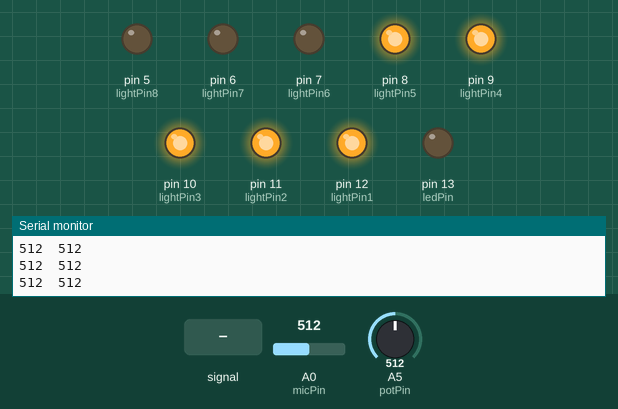
Simulated run of this sketch. Board: Arduino Uno, built with avr-gcc and run on an emulated ATmega328P. On the bench: output pins drawn as LEDs (lit = HIGH), the last lines printed to the serial monitor. Dashed ring = blinking. The test bench sets the inputs (shaded band); at power-on: A0 (micPin) = 512, A5 (potPin) = 512.

Above: at 1.2 s.
1.3 s: A0 (micPin) fed a 200 Hz sine of ±81 counts around its level
At 2.0 s:
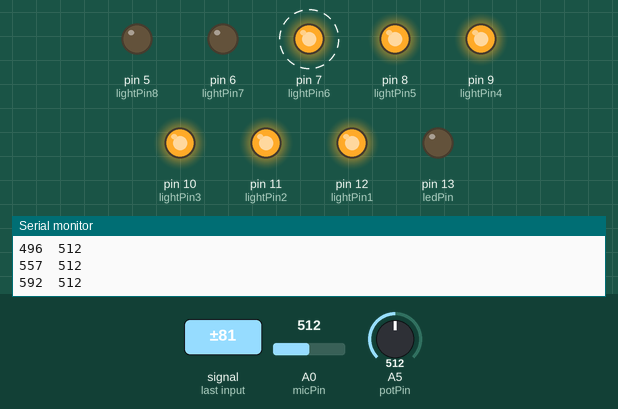
4.3 s: A0 (micPin) set to 340
At 5.6 s:
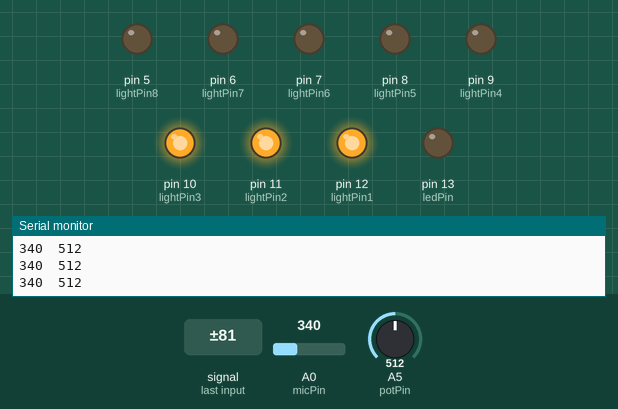
5.9 s: A0 (micPin) fed a 1000 Hz sine of ±255 counts around its level
At 6.52 s:
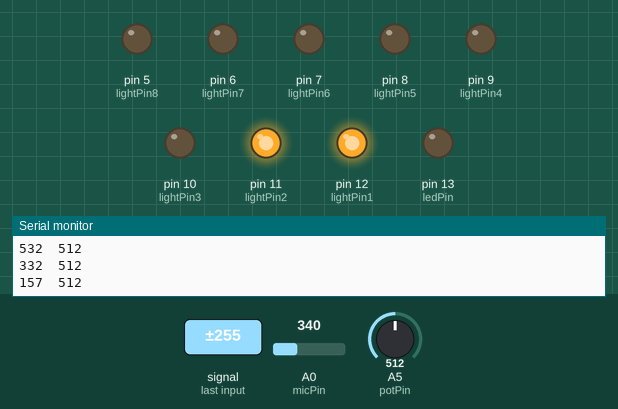
8.9 s: A0 (micPin) fed a 50 Hz sine of ±306 counts around its level
At 10.7 s:
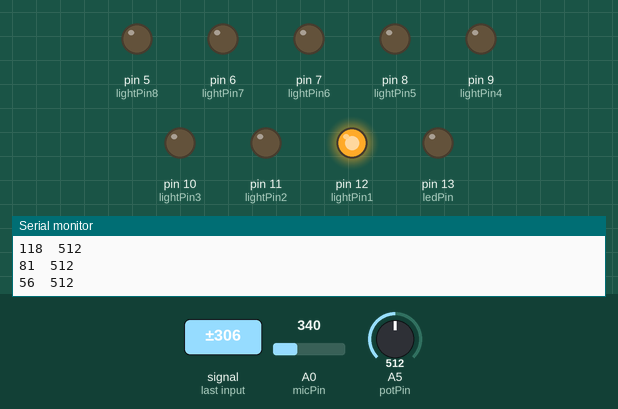
11.9 s: A0 (micPin) set to 716
At 12.5 s:
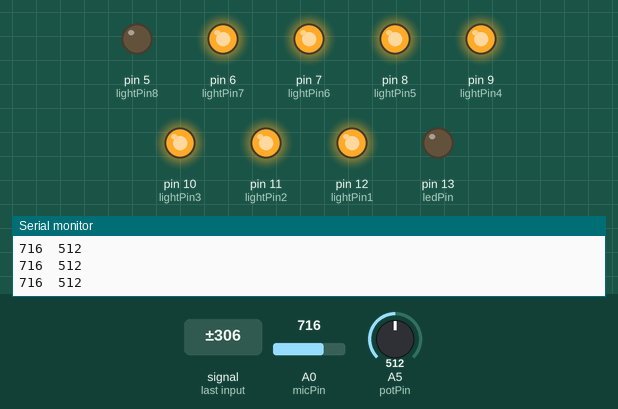
13.5 s: A0 (micPin) fed a 2 Hz sine of ±306 counts around its level
At 14.14 s:
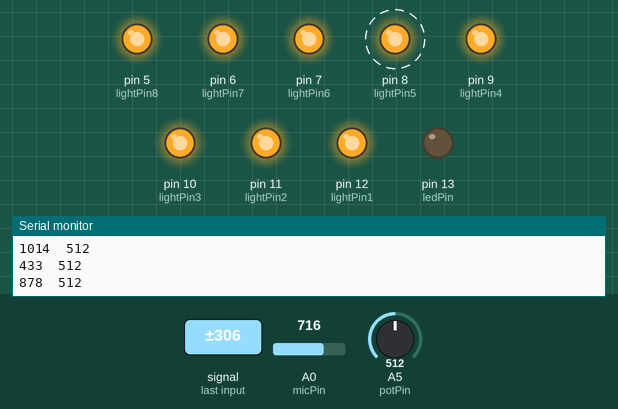
Timing chart, 0 to 17.5 s (numbered marks = the images above; inputs shaded):
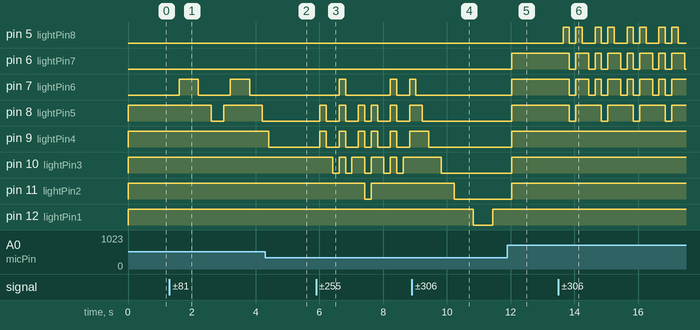

The sketch:

team11-2.ino
```cpp
int micPin=A0;
int potPin = A5;
int  ledPin=13;
int micVal=0,val=0;
char d[5]="  ";
byte lightPin1=12,lightPin2=11,lightPin3=10,lightPin4=9,lightPin5=8,lightPin6=7,lightPin7=6,lightPin8=5;   //led的音量顯示器
void setup() {
  // put your setup code here, to run once:
  pinMode(ledPin,OUTPUT);   //pinmpde output setiing
  pinMode(lightPin1,OUTPUT);
  pinMode(lightPin2,OUTPUT);
  pinMode(lightPin3,OUTPUT);
  pinMode(lightPin4,OUTPUT);
  pinMode(lightPin5,OUTPUT);
  pinMode(lightPin6,OUTPUT);
  pinMode(lightPin7,OUTPUT);
  pinMode(lightPin8,OUTPUT);
  Serial.begin(9600);
}

void loop() {
  // put your main code here, to run repeatedly:
  micVal=analogRead(micPin);
  val=analogRead(potPin);
  Serial.print(micVal);     ///output test
  Serial.print(d);          ///output test
  Serial.println(val);      ///output test
  digitalWrite(lightPin1,LOW);      //將led熄滅
  digitalWrite(lightPin2,LOW);
  digitalWrite(lightPin3,LOW);
  digitalWrite(lightPin4,LOW);
  digitalWrite(lightPin5,LOW);
  digitalWrite(lightPin6,LOW);
  digitalWrite(lightPin7,LOW);
  digitalWrite(lightPin8,LOW);
  if(micVal>50)                  //依據數值點亮燈炮
  {
    digitalWrite(lightPin1,HIGH);
    }
  else
  {
    digitalWrite(lightPin1,LOW);
    }
   if(micVal>150)
  {
    digitalWrite(lightPin2,HIGH);
    }
  else
  {
    digitalWrite(lightPin2,LOW);
    }
   if(micVal>250)
  {
    digitalWrite(lightPin3,HIGH);
    }
  else
  {
    digitalWrite(lightPin3,LOW);
    }
  if(micVal>350)
  {
    digitalWrite(lightPin4,HIGH);
    }
  else
  {
    digitalWrite(lightPin4,LOW);
    }
   if(micVal>450)
  {
    digitalWrite(lightPin5,HIGH);
    }
  else
  {
    digitalWrite(lightPin5,LOW);
    }
  if(micVal>550)
  {
    digitalWrite(lightPin6,HIGH);
    }
  else
  {
    digitalWrite(lightPin6,LOW);
    }
   if(micVal>650)
  {
    digitalWrite(lightPin7,HIGH);
    }
  else
  {
    digitalWrite(lightPin7,LOW);
    }
    if(micVal>750)
  {
    digitalWrite(lightPin8,HIGH);
    }
  else
  {
    digitalWrite(lightPin8,LOW);
    }
  delay(200);     //delay
}
```

Measured:
- after the input at 1.3 s, pin 7 (lightPin6): alternates HIGH for 0.60 s and LOW for 1.0 s, starting after 0.31 s; pin 8 (lightPin5): HIGH → LOW after 1.3 s, → HIGH 0.40 s later, → LOW 1.2 s later
- after the input at 4.3 s, pin 7 (lightPin6): stays LOW (without the input it goes to HIGH after 0.52 s); pin 8 (lightPin5): stays LOW (without the input it goes to HIGH after 0.32 s); pin 9 (lightPin4): HIGH → LOW after 0.11 s
- after the input at 5.9 s, pin 7 (lightPin6): goes HIGH 0.20 s, LOW 1.4 s, HIGH 0.20 s, LOW 0.40 s, then HIGH, starting after 0.72 s; pin 8 (lightPin5): LOW → HIGH after 0.12 s, → LOW 0.20 s later, → HIGH 0.40 s later, → LOW 0.20 s later, … (11 changes in this stretch)
- after the input at 8.9 s, pin 7 (lightPin6): goes on until 9.0 s, then stays LOW; pin 12 (lightPin1): HIGH → LOW after 1.9 s, → HIGH 0.60 s later
- after the input at 11.9 s, pin 6 (lightPin7), pin 7 (lightPin6): LOW → HIGH after 0.14 s; pin 8 (lightPin5): LOW → HIGH after 0.14 s instead of 1.3 s; pin 9 (lightPin4): LOW → HIGH after 0.14 s instead of 0.94 s; pin 10 (lightPin3): LOW → HIGH after 0.14 s instead of 0.54 s
- after the input at 13.5 s, pin 5 (lightPin8): LOW → HIGH after 0.14 s, then repeats every 1.0 s: LOW 0.20 s, HIGH 0.20 s, LOW 0.40 s, HIGH 0.20 s; pin 6 (lightPin7): HIGH → LOW after 0.34 s, then repeats every 1.0 s: HIGH 0.40 s, LOW 0.20 s, HIGH 0.20 s, LOW 0.20 s
